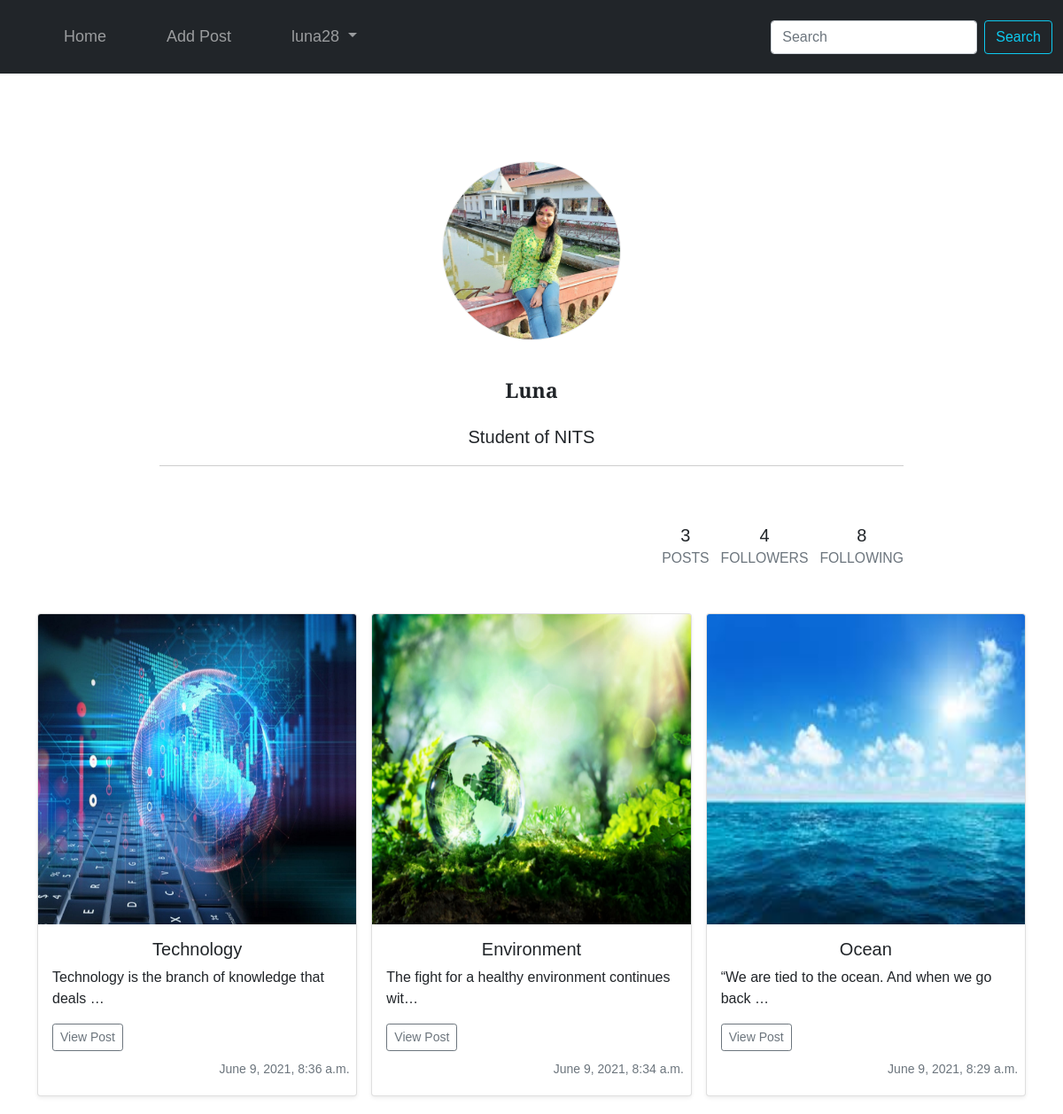
The page /profile/8 (signed in) on the database its author committed.
### blog/models.py (models this page shows, shortened)
class Profile(models.Model):
    name = models.CharField(max_length=300)
    occupation = models.TextField(blank=True, null=True)
    time = models.DateTimeField(auto_now_add=True)
    dp = models.ImageField(upload_to = 'dp', null= True, blank=True, default='/dp/luna.jpg')
    prof_user = models.ForeignKey(User, on_delete=models.CASCADE)

class Post(models.Model):
    title = models.CharField(max_length=300)
    description = models.TextField()
    time = models.DateTimeField(auto_now_add=True)
    author = models.ForeignKey(Profile, on_delete=models.CASCADE)
    image = models.ImageField(upload_to = 'post', null= True, blank=True)

### blog/views.py (the view)
# urls.py: path('profile/<int:pk>', views.profile, name="profile"),
@login_required(login_url='signup')
def profile(request, pk):
    prof = Profile.objects.filter(pk=pk)[0]
    posts = Post.objects.filter(author=prof).order_by("-time")
    postno = len(posts)
    context={
        "prof":prof,
        "posts":posts,
        "postno":postno
    }
    return render(request,"profile.html", context)

### templates/profile.html (shortened to what this page needs)
<!DOCTYPE html>
<html lang="en">
<head>
  <link href="https://cdn.jsdelivr.net/npm/bootstrap@5.0.0-beta3/dist/css/bootstrap.min.css" rel="stylesheet"
>
</head>
<body>
  <nav class="navbar navbar-expand-lg navbar-dark bg-dark"
    style="padding-top: 20px;padding-bottom: 20px; color: black;">
    <div class="container-fluid">
      <div class="collapse navbar-collapse" id="navbarSupportedContent">
        <ul class="navbar-nav me-auto mb-2 mb-lg-0">
          <li class="nav-item">
            <a class="nav-link" style="font-size: 18px; padding-left: 60px;" href="{% url 'home' %}">Home</a>
          </li>
          <li class="nav-item">
            <a class="nav-link" style="font-size: 18px; padding-left: 60px;" href="{% url 'addpost' %}">Add Post</a>
          </li>
          {% if request.user.is_authenticated %}
          <li class="nav-item dropdown">
            <a class="nav-link dropdown-toggle" href="#" id="navbarDropdown" role="button" data-bs-toggle="dropdown"
              aria-expanded="false" style="font-size: 18px; padding-left: 60px;">
              {{request.user.username}}
            </a>
          </li>
          {% else %}
          <li class="nav-item" style="padding-left: 60px;">
            <a class="nav-link" style="font-size: 18px;" href="{% url 'signup' %}">Sign Up</a>
          </li>
          {% endif %}
        </ul>
        <form method="POST" action="{% url 'search_text' %}" class="d-flex">{% csrf_token %}
          <input class="form-control me-2" type="text" name="search_text" placeholder="Search" aria-label="Search">
          <button class="btn btn-outline-info" type="submit">Search</button>
        </form>
      </div>
    </div>
  </nav>
  <center>
    <div class="box">
      <div class="img" style=" margin-top: 100px;">
        <img src="{{prof.dp.url}}" class="image">
      </div>
      <div class="text" style=" width: 70%; position: relative; font-size: 23px;">
        <p><strong>{{prof.prof_user.username}}</strong></p>
        <small>{{prof.occupation}}</small>
        <center>
          <hr style="height:1px;border-width:0;color:rgb(95, 95, 95);background-color:rgb(63, 63, 63); width: 70vw;">
        </center>
        <div class="flw" style="right: 0; position: absolute; font-size: 18px; margin-top: 50px;">
          <ul class="list-inline mb-0">
            <li class="list-inline-item">
              <h5 class="font-weight-bold mb-0 d-block">{{postno}}</h5><small class="text-muted"> POSTS</small>
            </li>
            <li class="list-inline-item">
              <h5 class="font-weight-bold mb-0 d-block">4</h5><small class="text-muted"> FOLLOWERS</small>
            </li>
            <li class="list-inline-item">
              <h5 class="font-weight-bold mb-0 d-block">8</h5><small class="text-muted"> FOLLOWING</small>
            </li>
          </ul>
        </div>
      </div>
    </div>
  </center>
  <div class="container" style="padding-bottom: 20px;">
    <div class="row row-cols-1 row-cols-sm-2 row-cols-md-3 g-3">
      {% for i in posts|slice:":10" %}
      <div class="col">
        <div class="card shadow-sm">
          <img src="{{i.image.url}}" class="bd-placeholder-img card-img-top" alt="" ; style=" height: 350px;"
            class="img-fluid">
          <div class="card-body" style="position: relative;">
            <center><h5><p class="card-text">{{i.title|truncatechars:45}}</p></h5></center>
            <p class="card-text">{{i.description|truncatechars:50}}</p>
            <div class="d-flex justify-content-between align-items-center" style="padding-bottom: 10px;">
              <div class="btn-group">
                <a href="{% url 'single_post' i.pk %}" class="btn btn-sm btn-outline-secondary">View
                  Post</a>
              </div>
            </div>
            <small class="text-muted" style=" right: 0; position: absolute;">{{i.time}}&nbsp;&nbsp;</small>
          </div>
        </div>
      </div>
      {% endfor %}
    </div>
  </div>
</body>
</html>

### templates/profile.html (style rules this page uses)
* { margin: 0; padding: 0; font-family: 'Bitter', sans-serif; }
.image { width: 200px; height: 200px; -webkit-border-radius: 75%; -moz-border-radius: 75%; box-shadow: 0 0 0 1px #eee; background-size: cover }
.container { padding-top: 150px; }

### rows shown on the page
Profile: dp (picture), prof_user.username "Luna", occupation "Student of NITS"
Post: image (picture), title "Technology", description "Technology is the branch of knowledge that deals …", time "June 9, 2021, 8:36 a.m."
Post: image (picture), title "Environment", description "The fight for a healthy environment continues wit…", time "June 9, 2021, 8:34 a.m."
Post: image (picture), title "Ocean", description "“We are tied to the ocean. And when we go back …", time "June 9, 2021, 8:29 a.m."

### other values the page prints
{{ request.user.username }} "luna28"
{{ postno }} "3"
